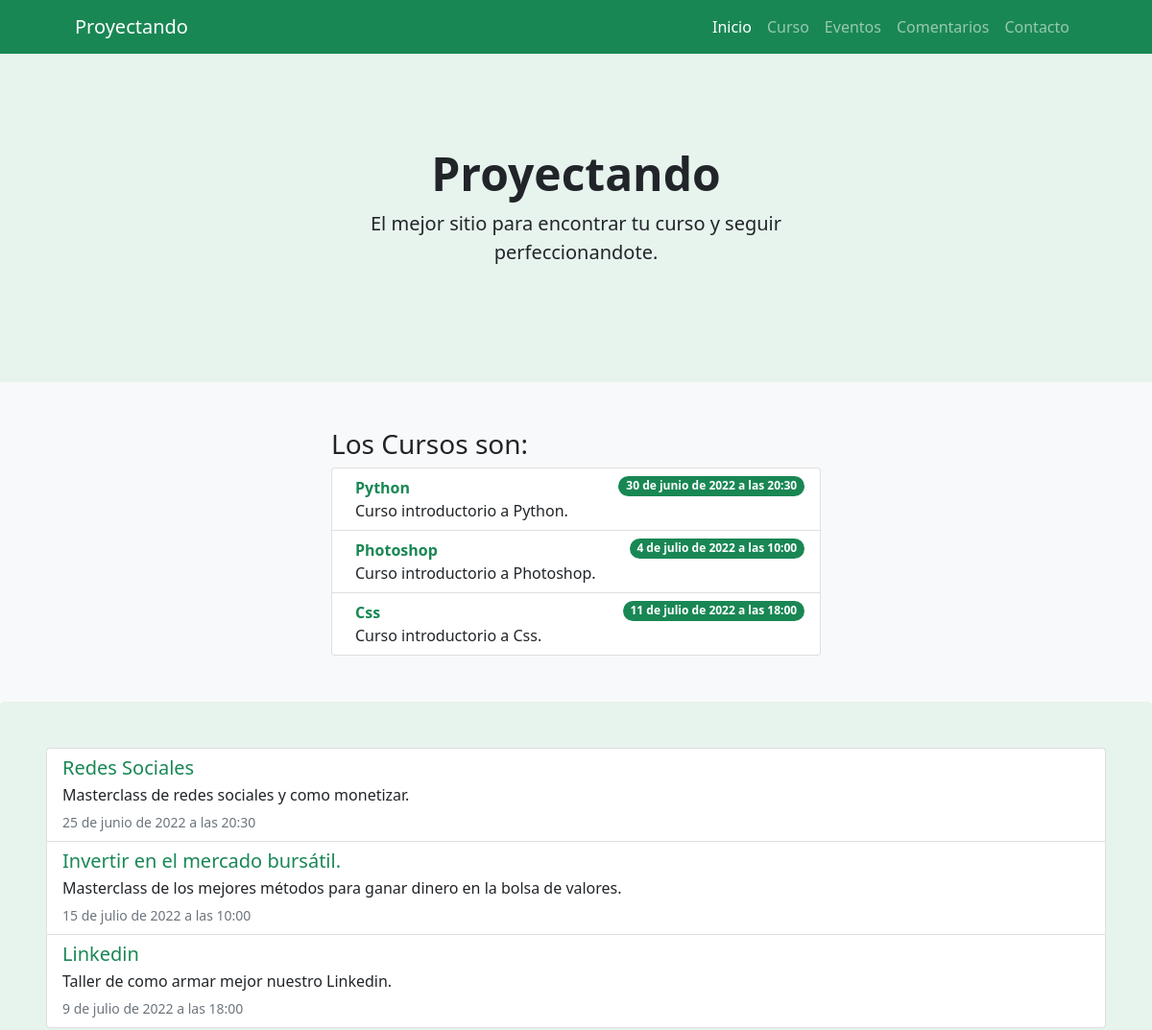
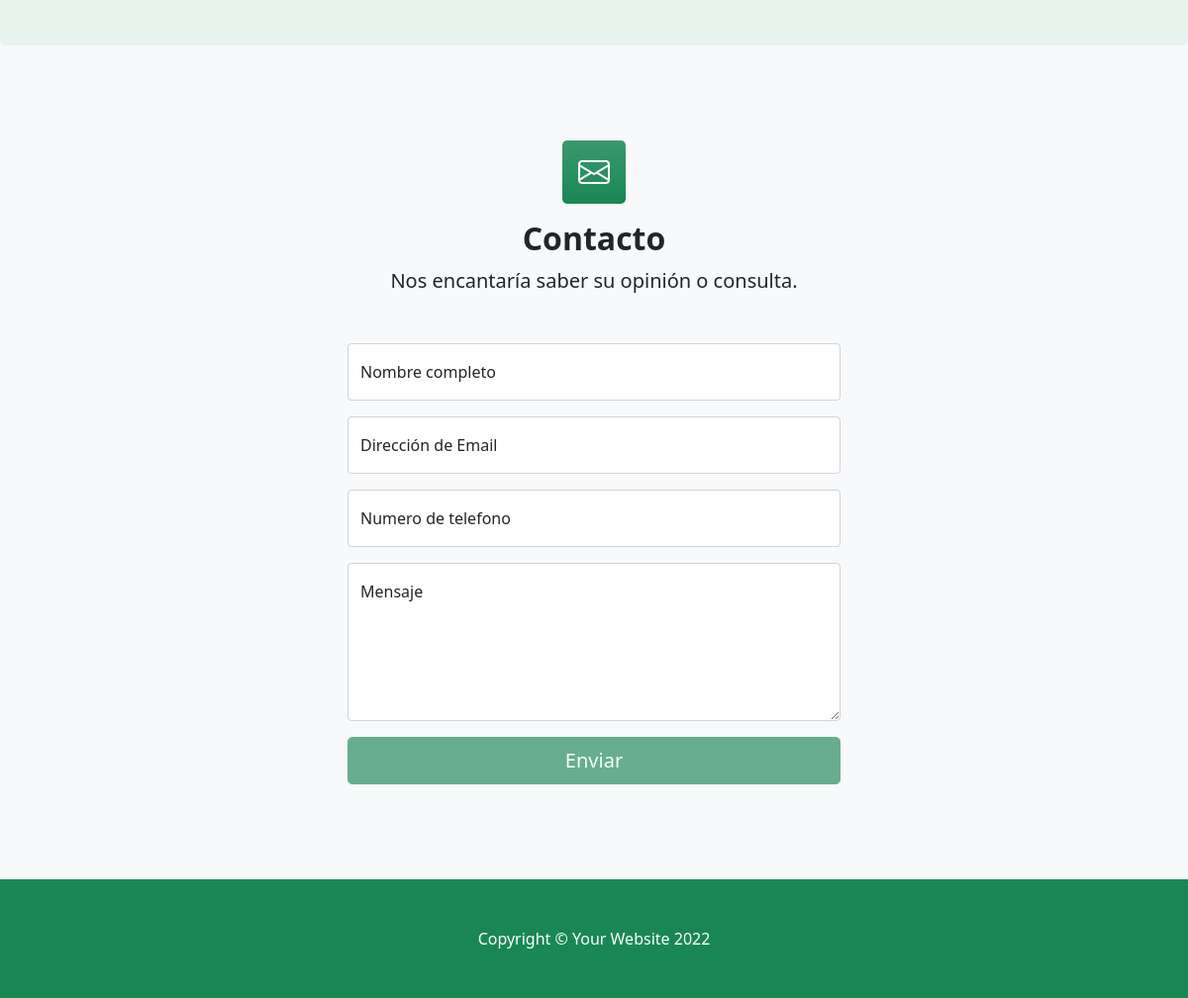
The app's page /proyecto_cursoApp/ with its own data (2 pictures, top to bottom).
### proyecto_cursoApp/models.py (models this page shows)
class Curso(models.Model):
    nombre = models.CharField(max_length=30)
    info = models.CharField(max_length=100)
    fecha = models.DateTimeField()

class Evento(models.Model):
    nombre = models.CharField(max_length=50)
    info = models.CharField(max_length=100)
    fecha = models.DateTimeField()

### proyecto_cursoApp/views.py (the view)
def inicio (request):
    curso = Curso.objects.all()[:3]
    evento = Evento.objects.all()[:3]
    return render(request,"proyecto_cursoApp/index.html",{'curso': curso , 'evento': evento})

### proyecto_cursoApp/templates/proyecto_cursoApp/index.html (shortened to what this page needs)
{% extends 'proyecto_cursoApp/base.html' %}
{% load static %}
{% block contenidoPagina %}
<header class="bg-success p-2 text-dark bg-opacity-10 py-5">
    <div class="container px-5">
        <div class="row gx-5 justify-content-center">
            <div class="col-lg-6">
                <div class="text-center my-5">
                    <h1 class="display-5 fw-bolder text-dark mb-2">Proyectando </h1>
                    <p class="lead text-grey-50 mb-4"> El mejor sitio para encontrar tu curso y seguir perfeccionandote. </p>
                </div>
            </div>
        </div>
    </div>
</header>
<section class="bg-light py-5">
    <div class="container px-5">
        <div class="row gx-6 justify-content-center">
            <div class="col-lg-6">
                <h3>Los Cursos son:</h3>
                <ul class="list-group">
                    {% for x in curso %}
                        <li class="list-group-item d-flex justify-content-between align-items-start">
                            <div class="ms-2 me-auto">
                                <div class="text-success fw-bold">{{x.nombre}}</div>
                                    {{x.info}}
                            </div>
                            <span class="badge bg-success rounded-pill">{{x.fecha}}</span>
                        </li>
                    {% endfor %}
                </ul>
            </div>
        </div>
    </div>
</section>
<div class="list-group py-5 px-5 bg-success p-2 text-dark bg-opacity-10">
    {% for e in evento %}
    <a href="{% url 'evento' %}" class="list-group-item list-group-item-action">
        <div class="d-flex w-100 justify-content-between">
            <h5 class="text-success mb-1">{{e.nombre}}</h5>
        </div>
        <p class="mb-1">{{e.info}}</p>
        <small class="text-muted">{{e.fecha}}</small>
    </a>
    {% endfor %}
</div>
<section class="bg-light py-5">
    <div class="container px-5 my-5 px-5">
        <div class="text-center mb-5">
            <div class="feature bg-success bg-gradient text-white rounded-3 mb-3"><i class="bi bi-envelope"></i></div>
            <h2 class="fw-bolder">Contacto</h2>
            <p class="lead mb-0">Nos encantaría saber su opinión o consulta.</p>
        </div>
        <div class="row gx-5 justify-content-center">
            <div class="col-lg-6">
                <form id="contactForm" data-sb-form-api-token="API_TOKEN">
                    <div class="form-floating mb-3">
                        <input class="form-control" id="name" type="text" placeholder="Enter your name..." data-sb-validations="required" />
                        <label for="name">Nombre completo</label>
                    </div>
                    <div class="form-floating mb-3">
                        <input class="form-control" id="email" type="email" placeholder="name@example.com" data-sb-validations="required,email" />
                        <label for="email">Dirección de Email</label>
                    </div>
                    <div class="form-floating mb-3">
                        <input class="form-control" id="phone" type="tel" placeholder="(123) 456-7890" data-sb-validations="required" />
                        <label for="phone">Numero de telefono</label>
                    </div>
                    <div class="form-floating mb-3">
                        <textarea class="form-control" id="message" type="text" placeholder="Enter your message here..." style="height: 10rem" data-sb-validations="required"></textarea>
                        <label for="message">Mensaje</label>
                    </div>
                    <div class="d-grid"><button class="btn btn-success btn-lg disabled" id="submitButton" type="submit">Enviar</button></div>
                </form>
            </div>
        </div>
    </div>
</section>
{% endblock %}

### records on screen
Curso: nombre "Python", info "Curso introductorio a Python.", fecha "30 de junio de 2022 a las 20:30"
Curso: nombre "Photoshop", info "Curso introductorio a Photoshop.", fecha "4 de julio de 2022 a las 10:00"
Curso: nombre "Css", info "Curso introductorio a Css.", fecha "11 de julio de 2022 a las 18:00"
Evento: nombre "Redes Sociales", info "Masterclass de redes sociales y como monetizar.", fecha "25 de junio de 2022 a las 20:30"
Evento: nombre "Invertir en el mercado bursátil.", info "Masterclass de los mejores métodos para ganar dinero en la bolsa de valores.", fecha "15 de julio de 2022 a las 10:00"
Evento: nombre "Linkedin", info "Taller de como armar mejor nuestro Linkedin.", fecha "9 de julio de 2022 a las 18:00"
